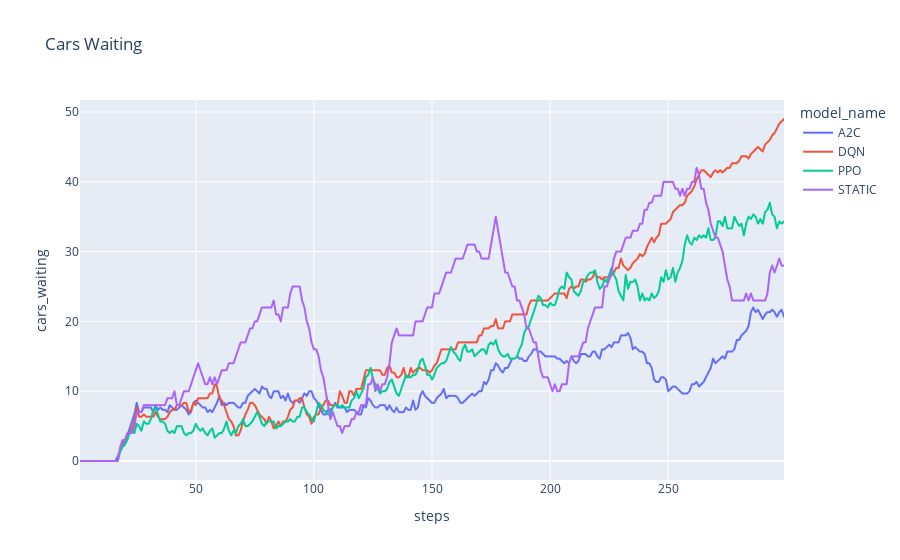

Source (notebook cell):
### Markdown cell above
### Cars Waiting

### Code cell
fig = px.line(
    data_frame=average_eval_metrics,
    x='steps',
    y='cars_waiting',
    color='model_name',
    title="Cars Waiting"
)

fig.show()

### Figure 1 — Plotly figure (JSON) as saved in the notebook; plotly's stock layout.template omitted (floating-point values rounded to 4 significant figures; data arrays with more than 128 entries replaced by an {"elided": "..."} marker saying what was removed)
{"data": [{"hovertemplate": "model_name=A2C<br>steps=%{x}<br>cars_waiting=%{y}<extra></extra>", "legendgroup": "A2C", "line": {"color": "#636efa", "dash": "solid"}, "marker": {"symbol": "circle"}, "mode": "lines", "name": "A2C", "showlegend": true, "type": "scattergl", "x": {"elided": "299 int values"}, "xaxis": "x", "y": {"elided": "299 float values"}, "yaxis": "y"}, {"hovertemplate": "model_name=DQN<br>steps=%{x}<br>cars_waiting=%{y}<extra></extra>", "legendgroup": "DQN", "line": {"color": "#EF553B", "dash": "solid"}, "marker": {"symbol": "circle"}, "mode": "lines", "name": "DQN", "showlegend": true, "type": "scattergl", "x": {"elided": "299 int values"}, "xaxis": "x", "y": {"elided": "299 float values"}, "yaxis": "y"}, {"hovertemplate": "model_name=PPO<br>steps=%{x}<br>cars_waiting=%{y}<extra></extra>", "legendgroup": "PPO", "line": {"color": "#00cc96", "dash": "solid"}, "marker": {"symbol": "circle"}, "mode": "lines", "name": "PPO", "showlegend": true, "type": "scattergl", "x": {"elided": "299 int values"}, "xaxis": "x", "y": {"elided": "299 float values"}, "yaxis": "y"}, {"hovertemplate": "model_name=STATIC<br>steps=%{x}<br>cars_waiting=%{y}<extra></extra>", "legendgroup": "STATIC", "line": {"color": "#ab63fa", "dash": "solid"}, "marker": {"symbol": "circle"}, "mode": "lines", "name": "STATIC", "showlegend": true, "type": "scattergl", "x": {"elided": "299 int values"}, "xaxis": "x", "y": {"elided": "299 int values"}, "yaxis": "y"}], "layout": {"legend": {"title": {"text": "model_name"}, "tracegroupgap": 0}, "title": {"text": "Cars Waiting"}, "xaxis": {"anchor": "y", "domain": [0, 1], "title": {"text": "steps"}}, "yaxis": {"anchor": "x", "domain": [0, 1], "title": {"text": "cars_waiting"}}}}
